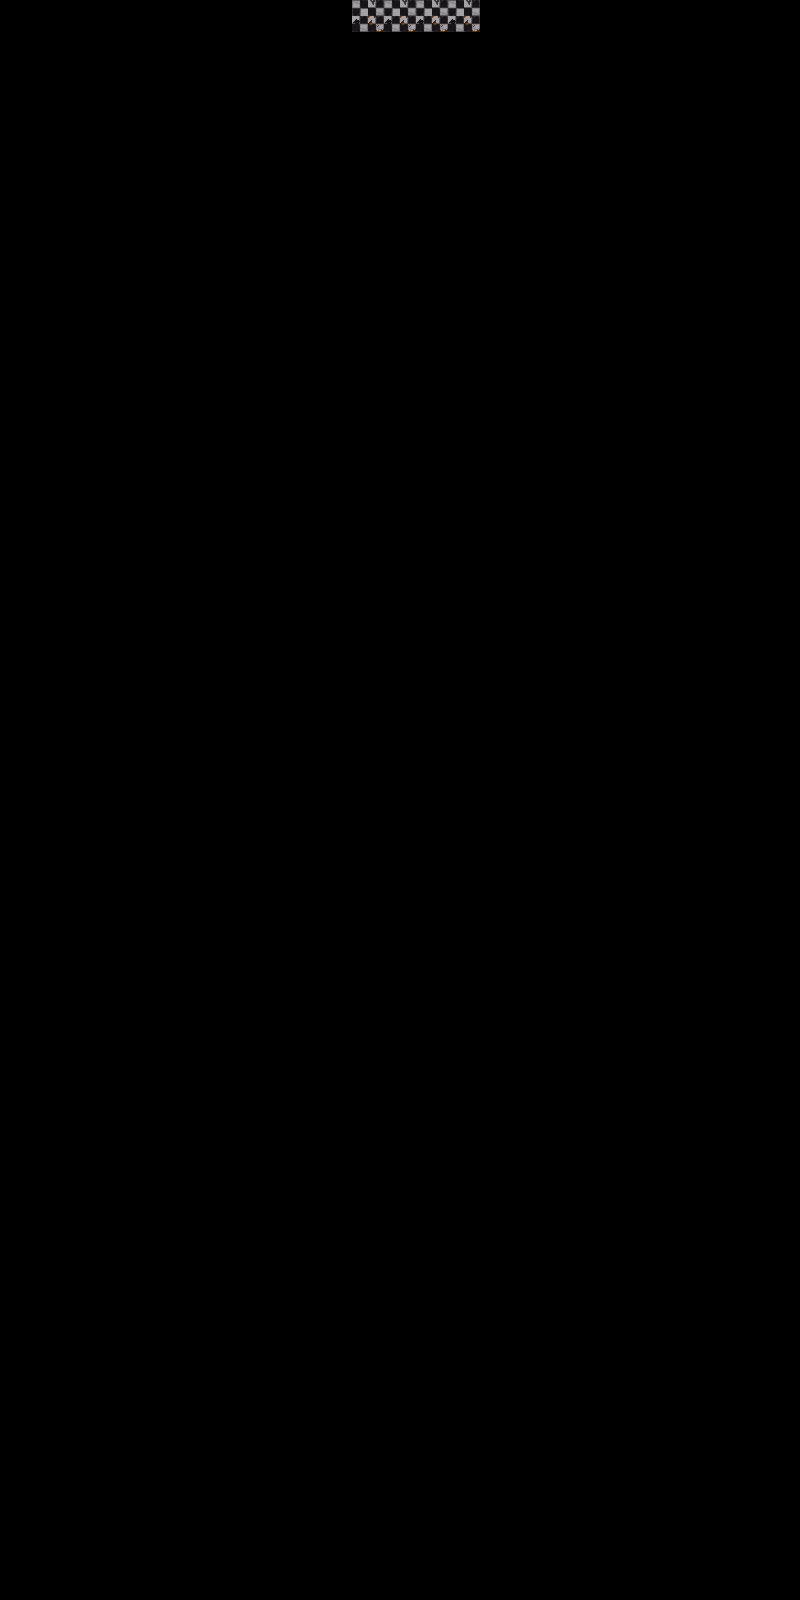

This game map was drawn from its Tiled (.tmx) file and the tilesets committed beside it. A one-line description and the trimmed map source follow:
An orthogonal 50x100 tile map with 16x16 px tiles, 1 tile layer (Tile Layer 1).

<map version="1.0" orientation="orthogonal" width="50" height="100" tilewidth="16" tileheight="16">
 <tileset firstgid="1" name="otherworld" tilewidth="16" tileheight="16">
  <image source="../imgs/othersidebysteve_edit1.png" width="480" height="256" />
 </tileset>
 <layer name="Tile Layer 1" width="50" height="100">
  <data>[5000 cells, 16 non-empty, 4 distinct tile ids]</data>
 </layer>
</map>
